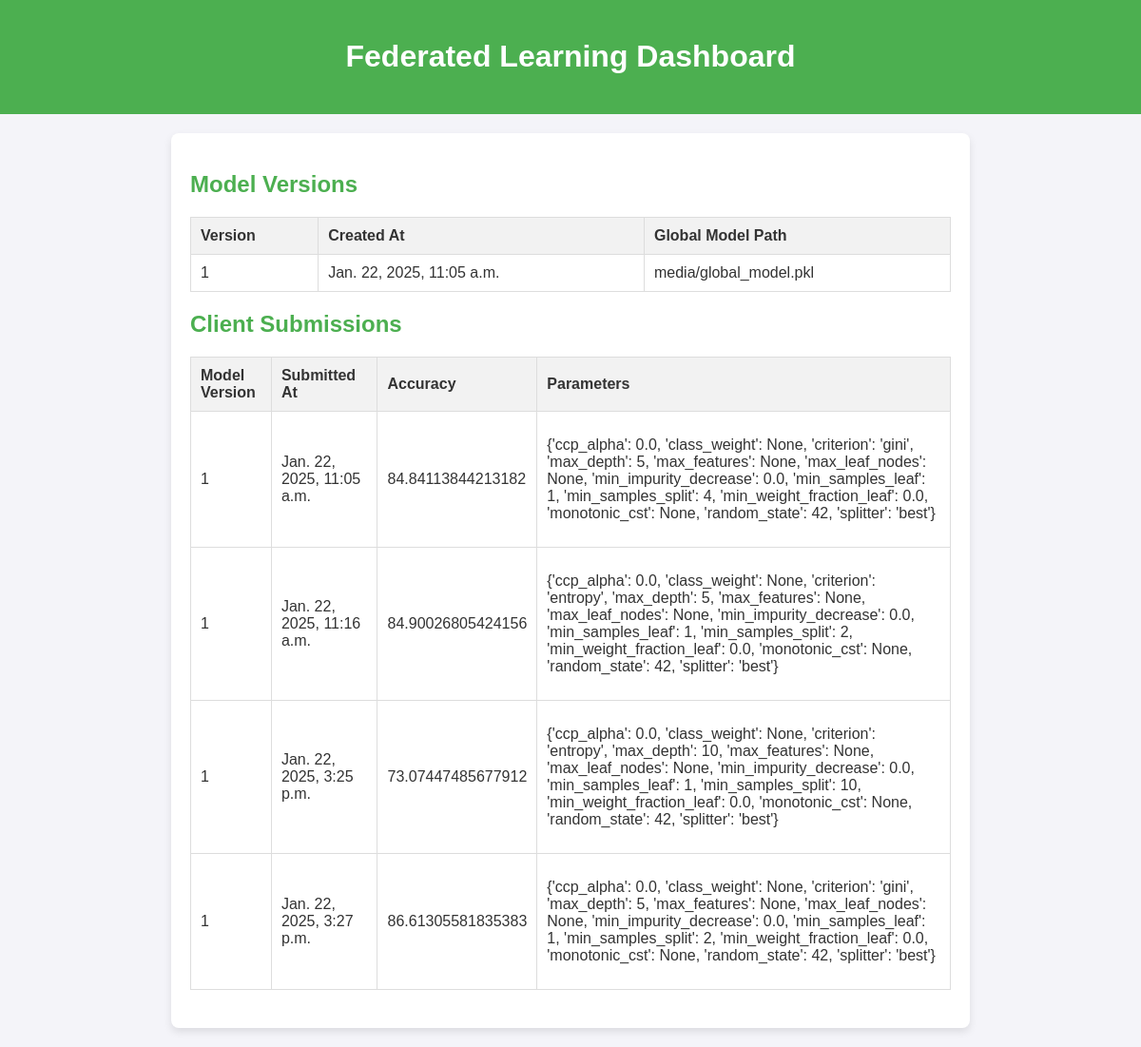
/dashboard/, run on the app's committed database.
### federated/models.py (models this page shows, shortened)
class ModelVersion(models.Model):
    version_number = models.PositiveIntegerField(unique=True)
    created_at = models.DateTimeField(auto_now_add=True)
    global_model_path = models.CharField(max_length=255, null=True, blank=True, default="media/global_model.pkl")  # Allow NULL and set a default path

class ClientSubmission(models.Model):
    model_version = models.ForeignKey(ModelVersion, on_delete=models.CASCADE)
    submitted_at = models.DateTimeField(auto_now_add=True)
    performance_metric = models.FloatField()
    parameters = models.JSONField()

### federated/views.py (the view)
# urls.py: path("dashboard/", dashboard, name="dashboard"),  # Dashboard page
def dashboard(request):
    model_versions = ModelVersion.objects.all()
    submissions = ClientSubmission.objects.all()
    context = {
        "model_versions": model_versions,
        "submissions": submissions,
    }
    return render(request, "dashboard.html", context)

### federated/templates/dashboard.html (shortened to what this page needs)
<!DOCTYPE html>
<html lang="en">
<head>
</head>
<body>
    <header>
        <h1>Federated Learning Dashboard</h1>
    </header>
    <main>
        <section>
            <h2>Model Versions</h2>
            <table>
                <thead>
                    <tr>
                        <th>Version</th>
                        <th>Created At</th>
                        <th>Global Model Path</th>
                    </tr>
                </thead>
                <tbody>
                    {% for model_version in model_versions %}
                        <tr>
                            <td>{{ model_version.version_number }}</td>
                            <td>{{ model_version.created_at }}</td>
                            <td>{{ model_version.global_model_path }}</td>
                        </tr>
                    {% endfor %}
                </tbody>
            </table>
        </section>
        <section>
            <h2>Client Submissions</h2>
            <table>
                <thead>
                    <tr>
                        <th>Model Version</th>
                        <th>Submitted At</th>
                        <th>Accuracy</th>
                        <th>Parameters</th>
                    </tr>
                </thead>
                <tbody>
                    {% for submission in submissions %}
                        <tr>
                            <td>{{ submission.model_version.version_number }}</td>
                            <td>{{ submission.submitted_at }}</td>
                            <td>{{ submission.performance_metric }}</td>
                            <td>
                                <pre>{{ submission.parameters|safe|default:"{}" }}</pre>
                            </td>
                        </tr>
                    {% endfor %}
                </tbody>
            </table>
        </section>
    </main>
</body>
</html>

### federated/templates/dashboard.html (style rules this page uses)
body { font-family: Arial, sans-serif; background-color: #f4f4f9; margin: 0; padding: 0; color: #333; }
header { background-color: #4CAF50; color: white; text-align: center; padding: 20px; }
main { margin: 20px auto; padding: 20px; max-width: 800px; background: white; border-radius: 8px; box-shadow: 0 4px 8px rgba(0, 0, 0, 0.1); }
h2 { color: #4CAF50; }
table { width: 100%; border-collapse: collapse; margin: 20px 0; }
th, td { border: 1px solid #ddd; padding: 10px; text-align: left; }
th { background-color: #f2f2f2; }
pre { white-space: pre-wrap; word-wrap: break-word; font-family: inherit; }

### data on the page
ModelVersion: version_number "1", created_at "Jan. 22, 2025, 11:05 a.m.", global_model_path "media/global_model.pkl"
ClientSubmission: model_version.version_number "1", submitted_at "Jan. 22, 2025, 11:05 a.m.", performance_metric "84.84113844213182", parameters "{'ccp_alpha': 0.0, 'class_weight': None, 'criterion': 'gini', 'max_depth': 5, 'max_features': None, 'max_leaf_nodes': None, 'min_impurity_decrease': 0.0, 'min_samples_leaf': 1, 'min_samples_split': 4, 'min_weight_fraction_leaf': 0.0, 'monotonic_cst': None, 'random_state': 42, 'splitter': 'best'}"
ClientSubmission: model_version.version_number "1", submitted_at "Jan. 22, 2025, 11:16 a.m.", performance_metric "84.90026805424156", parameters "{'ccp_alpha': 0.0, 'class_weight': None, 'criterion': 'entropy', 'max_depth': 5, 'max_features': None, 'max_leaf_nodes': None, 'min_impurity_decrease': 0.0, 'min_samples_leaf': 1, 'min_samples_split': 2, 'min_weight_fraction_leaf': 0.0, 'monotonic_cst': None, 'random_state': 42, 'splitter': 'best'}"
ClientSubmission: model_version.version_number "1", submitted_at "Jan. 22, 2025, 3:25 p.m.", performance_metric "73.07447485677912", parameters "{'ccp_alpha': 0.0, 'class_weight': None, 'criterion': 'entropy', 'max_depth': 10, 'max_features': None, 'max_leaf_nodes': None, 'min_impurity_decrease': 0.0, 'min_samples_leaf': 1, 'min_samples_split': 10, 'min_weight_fraction_leaf': 0.0, 'monotonic_cst': None, 'random_state': 42, 'splitter': 'best'}"
ClientSubmission: model_version.version_number "1", submitted_at "Jan. 22, 2025, 3:27 p.m.", performance_metric "86.61305581835383", parameters "{'ccp_alpha': 0.0, 'class_weight': None, 'criterion': 'gini', 'max_depth': 5, 'max_features': None, 'max_leaf_nodes': None, 'min_impurity_decrease': 0.0, 'min_samples_leaf': 1, 'min_samples_split': 2, 'min_weight_fraction_leaf': 0.0, 'monotonic_cst': None, 'random_state': 42, 'splitter': 'best'}"
